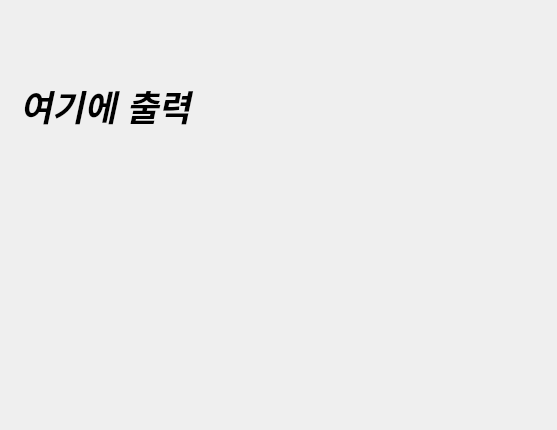
<?xml version="1.0" encoding="UTF-8"?>
<ui version="4.0">
 <class>Dialog</class>
 <widget class="QDialog" name="Dialog">
  <property name="geometry">
   <rect>
    <x>0</x>
    <y>0</y>
    <width>557</width>
    <height>430</height>
   </rect>
  </property>
  <property name="windowTitle">
   <string>Dialog</string>
  </property>
  <widget class="QLabel" name="label">
   <property name="geometry">
    <rect>
     <x>20</x>
     <y>30</y>
     <width>431</width>
     <height>151</height>
    </rect>
   </property>
   <property name="font">
    <font>
     <family>Segoe UI</family>
     <pointsize>26</pointsize>
     <weight>75</weight>
     <italic>true</italic>
     <bold>true</bold>
    </font>
   </property>
   <property name="text">
    <string>여기에 출력</string>
   </property>
  </widget>
 </widget>
 <resources/>
 <connections/>
</ui>
